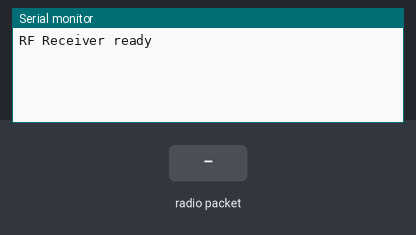
The sketch below on a simulated Arduino Uno, built with avr-gcc and run on an emulated ATmega328P. On the bench: the last lines printed to the serial monitor. The inputs (shaded band) are chosen by the test bench. No radio packets arrive unless stated.

Above: at 1.2 s.
1.3 s: radio packet "1" arrives
At 2.3 s:
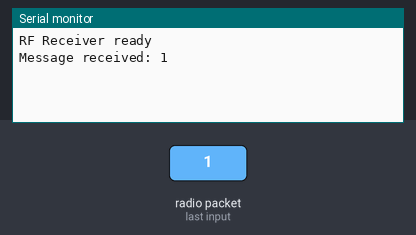
2.8 s: radio packet "0" arrives
At 3.4 s:
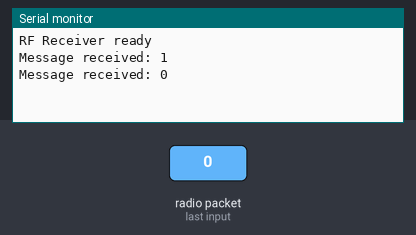
4.3 s: radio packet "2" arrives
At 5.8 s:
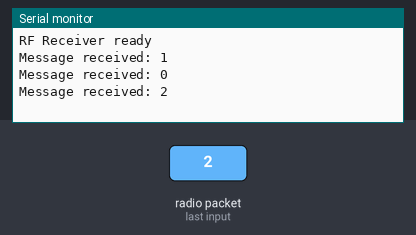

Measured:
- after the input at 1.3 s, the serial monitor: prints a new line at once (image 1)
- after the input at 2.8 s, the serial monitor: prints a new line at once (image 2)
- after the input at 4.3 s, the serial monitor: prints a new line at once (image 3)

The sketch:

RF_Receiver.ino
```cpp
/*
  Project: RF Receiver
  Description:
    - Uses 433 MHz RF Receiver module
    - Listens for messages and prints them to Serial Monitor
*/

#include <RH_ASK.h>
#include <SPI.h> // Required for compilation

// Create RF driver object
RH_ASK driver;

void setup() {
  Serial.begin(9600);
  if (!driver.init())
    Serial.println("RF Receiver init failed");
  else
    Serial.println("RF Receiver ready");
}

void loop() {
  uint8_t buf[32];      // Buffer for received data
  uint8_t buflen = sizeof(buf);

  if (driver.recv(buf, &buflen)) {  // Non-blocking receive
    Serial.print("Message received: ");
    Serial.println((char*)buf);
  }
}
```
